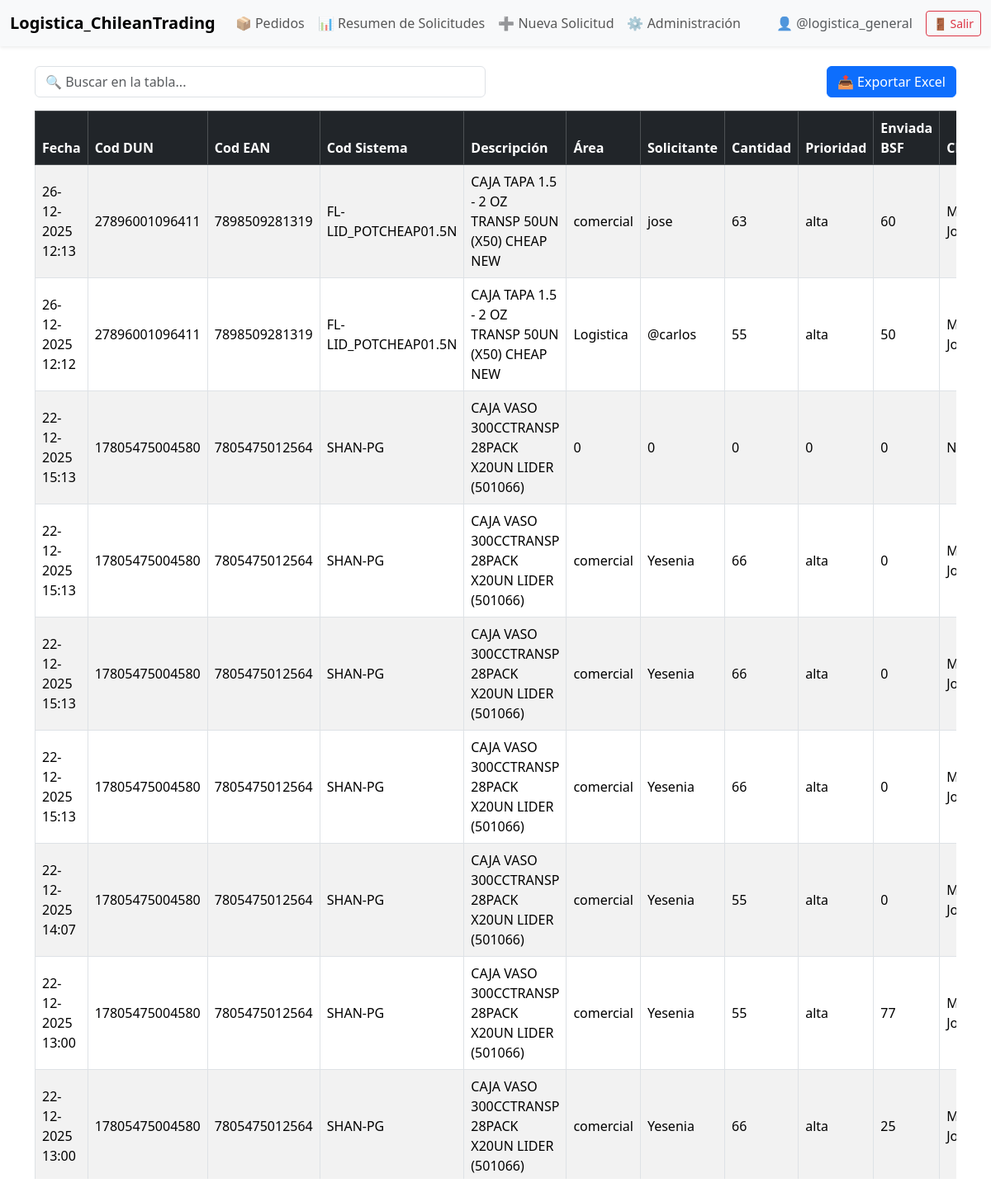
Before: /pedidos/ (signed in) with the older database file.
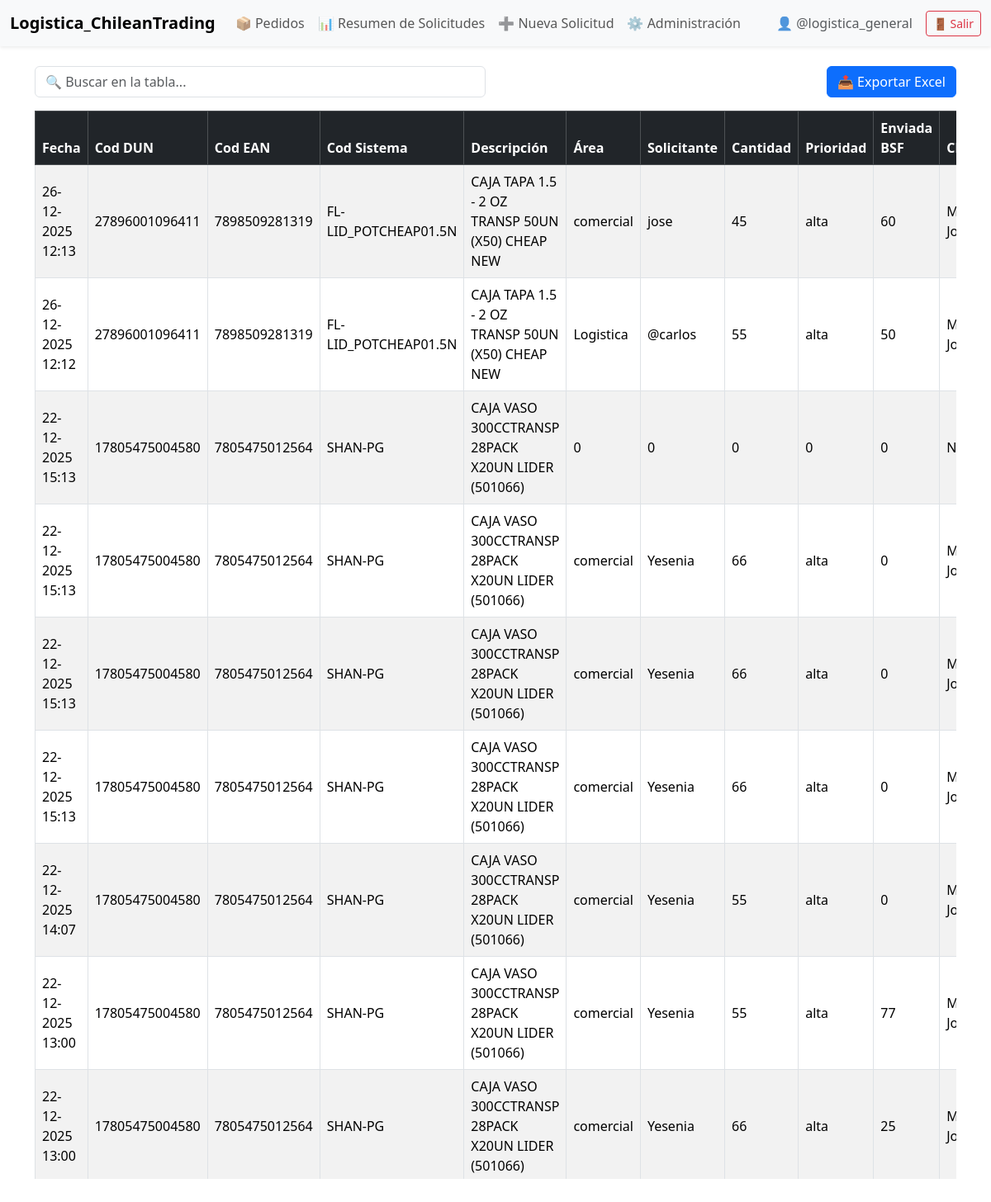
After: the same page with the newer database file.
### pedidos/models.py (models this page shows, shortened)
class Solicitud(models.Model):
    fecha_solicitud = models.DateTimeField(auto_now_add=True)
    cod_dun = models.CharField(max_length=50)
    cod_ean = models.CharField(max_length=50)
    cod_sistema = models.CharField(max_length=50)
    descripcion = models.CharField(max_length=255)
    area_solicitud = models.CharField(max_length=100)
    nombre_solicitante = models.CharField(max_length=120)
    cantidad_solicitada = models.PositiveIntegerField()
    status_prioridades = models.CharField(max_length=100)
    cant_enviada_bsf = models.PositiveIntegerField(default=0)
    chofer = models.CharField(max_length=120, blank=True, null=True)
    factura_guia = models.CharField(max_length=120, blank=True, null=True)

### pedidos/views.py (the view)
# urls.py: path('', views.solicitudes, name='solicitudes'),
@login_required
def solicitudes(request):
    database = Solicitud.objects.all().order_by('-fecha_solicitud')
    return render(
        request, 'index.html', context={'pedidos': database}
    )

### pedidos/templates/index.html (shortened to what this page needs)
{% extends 'base.html' %}
{% block content %}
<div class="row mb-3">
    <div class="col-md-6">
        <input type="text" id="filtroTabla" class="form-control"
               placeholder="🔍 Buscar en la tabla...">
    </div>
    <div class="col-md-6 text-end">
        <button class="btn btn-primary ms-2" onclick="exportarExcel()">
            📤 Exportar Excel
        </button>
    </div>
</div>
<div class="table-responsive" style="max-height: 70vh; overflow-y: auto;">
    <table id="tablaPedidos" class="table table-striped table-bordered table-hover align-middle">
        <thead class="table-dark" style="position: sticky; top: 0; z-index: 1;">
            <tr>
                <th>Fecha</th>
                <th>Cod DUN</th>
                <th>Cod EAN</th>
                <th>Cod Sistema</th>
                <th>Descripción</th>
                <th>Área</th>
                <th>Solicitante</th>
                <th>Cantidad</th>
                <th>Prioridad</th>
                <th>Enviada BSF</th>
                <th>Chofer</th>
            </tr>
        </thead>
        <tbody>
            {% for p in pedidos %}
            <tr>
                <td>{{ p.fecha_solicitud|date:"d-m-Y H:i" }}</td>
                <td>{{ p.cod_dun }}</td>
                <td>{{ p.cod_ean }}</td>
                <td>{{ p.cod_sistema }}</td>
                <td>{{ p.descripcion }}</td>
                <td>{{ p.area_solicitud }}</td>
                <td>{{ p.nombre_solicitante }}</td>
                <td>{{ p.cantidad_solicitada }}</td>
                <td>{{ p.status_prioridades }}</td>
                <td>{{ p.cant_enviada_bsf }}</td>
                <td>{{ p.chofer }}</td>
            </tr>
            {% endfor %}
        </tbody>
    </table>
</div>
{% endblock %}

### pedidos/templates/base.html (shortened to what this page needs)
<!DOCTYPE html>
<html lang="es">
<head>
    <link href="https://cdn.jsdelivr.net/npm/bootstrap@5.3.3/dist/css/bootstrap.min.css" rel="stylesheet">
</head>
<body>
{% if user.is_authenticated %}
<nav class="navbar navbar-expand-lg bg-body-tertiary shadow-sm">
  <div class="container-fluid">
    <a class="navbar-brand fw-bold" href="">
        Logistica_ChileanTrading
    </a>
    <div class="collapse navbar-collapse" id="navbarNavAltMarkup">
      <div class="navbar-nav me-auto">
       <a class="nav-link" href="{% url 'solicitudes' %}">
            📦 Pedidos
        </a>
        <a class="nav-link" href="{% url 'resumen_bsf' %}">
            📊 Resumen de Solicitudes
        </a>
        <a class="nav-link" href="{% url 'pedido_crear' %}">
            ➕ Nueva Solicitud
        </a>
        <a class="nav-link" href="/admin/" target="_blank">
            ⚙️ Administración
        </a>
      </div>
      <div class="d-flex align-items-center gap-3">
        <span class="text-muted">
            👤 {{ user.username }}
        </span>
        <form method="post" action="{% url 'logout' %}">
            <button type="submit" class="btn btn-outline-danger btn-sm">
                🚪 Salir
            </button>
        </form>
      </div>
    </div>
  </div>
</nav>
{% endif %}
<div class="container mt-4">
    {% block content %}{% endblock %}
</div>
</body>
</html>

Changed rows visible on the page:
changed Solicitud "jose": cantidad_solicitada "63" → "45"
